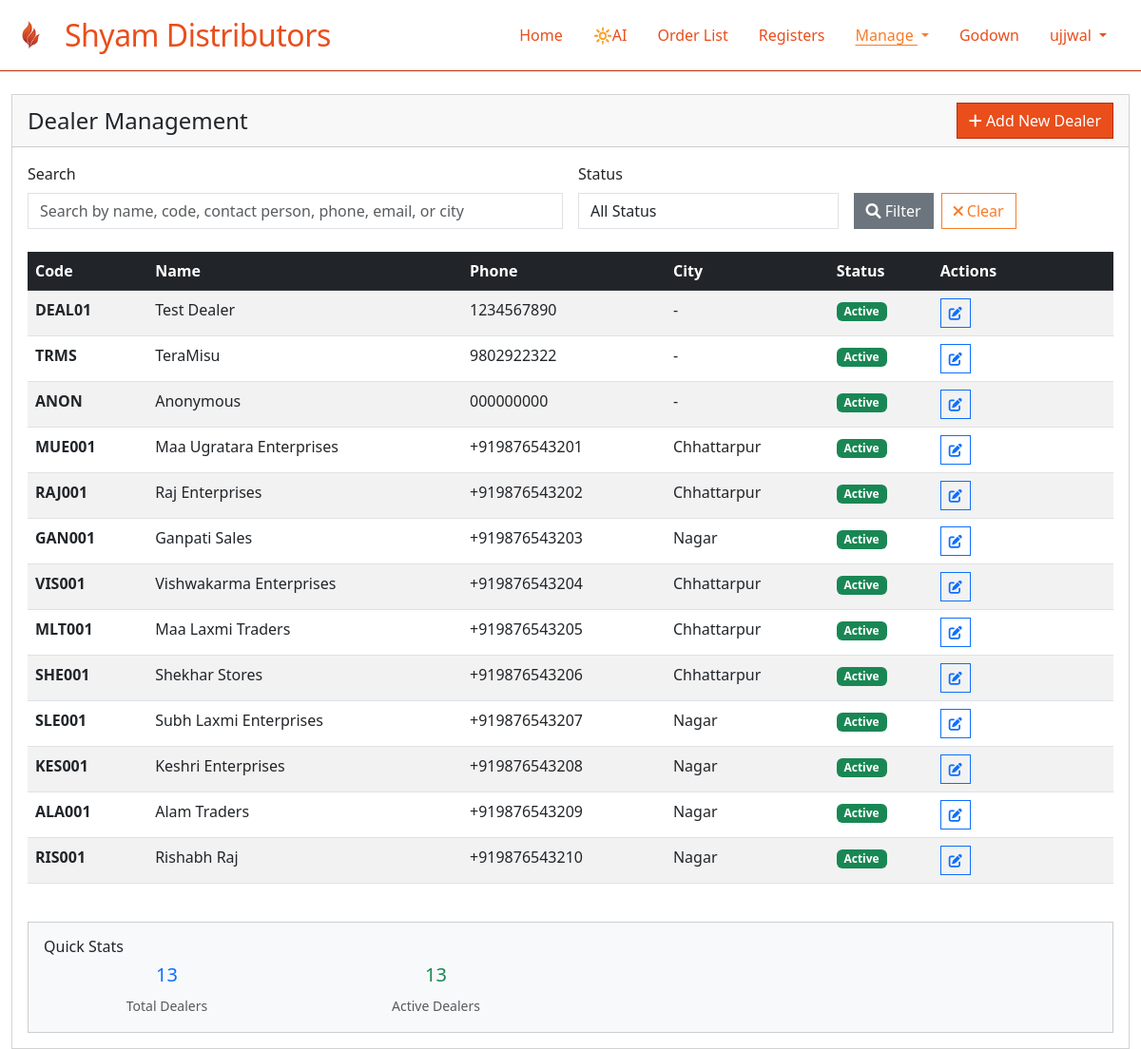
The app's page /orders/dealers/ (signed in) with its own data.
### sylvia/models.py (models this page shows, shortened)
class TenantBaseModel(models.Model):
    organization = models.ForeignKey(
        Organization,
        on_delete=models.PROTECT,
        help_text="Organization this record belongs to"
    )
    created_at = models.DateTimeField(auto_now_add=True)
    updated_at = models.DateTimeField(auto_now=True)
    created_by = models.ForeignKey(
        User,
        on_delete=models.SET_NULL,
        null=True,
        blank=True,
        related_name='created_%(class)s_set'  # Avoid reverse accessor clashes
    )
    objects = TenantManager()
    all_objects = models.Manager()
    class Meta:
        abstract = True
        indexes = [
            models.Index(fields=['organization', '-created_at']),
        ]

class Dealer(TenantBaseModel):
    name = models.CharField(max_length=200)
    code = models.CharField(max_length=20)  # unique=True removed - will be org-scoped
    contact_person = models.CharField(max_length=100, blank=True)
    phone = models.CharField(max_length=15, validators=[
        RegexValidator(regex=r'^\+?1?\d{9,15}$', message="Enter a valid phone number.")
    ])
    whatsapp_number = models.CharField(max_length=15, blank=True, validators=[
        RegexValidator(regex=r'^\+?1?\d{9,15}$', message="Enter a valid WhatsApp number.")
    ])
    email = models.EmailField(blank=True)
    address = models.TextField(blank=True)
    city = models.CharField(max_length=50, blank=True)
    state = models.CharField(max_length=50, blank=True)
    pincode = models.CharField(max_length=6, blank=True)
    gstin = models.CharField(max_length=15, blank=True, unique=True, null=True)
    is_active = models.BooleanField(default=True)
    credit_limit = models.DecimalField(max_digits=10, decimal_places=2, default=0)
    credit_days = models.IntegerField(default=0)
    class Meta:
        ordering = ['name']
        unique_together = [
            ('organization', 'code'),
        ]
        indexes = [
            models.Index(fields=['organization', 'is_active']),  # Filter active dealers by org
            models.Index(fields=['organization', 'name']),  # Search/lookup by name
            models.Index(fields=['gstin']),  # GSTIN lookups (already unique but helps with queries)
        ]

### orders/views.py (the view, shortened to what this page needs)
# urls.py: path('dealers/', dealer_list, name='dealer_list'),
@login_required
def dealer_list(request):
    dealers = Dealer.objects.all().order_by('-created_at')
    search_query = request.GET.get('search', '')
    status_filter = request.GET.get('status', '')
    if status_filter == 'active':
        dealers = dealers.filter(is_active=True)
    elif status_filter == 'inactive':
        dealers = dealers.filter(is_active=False)
    total_dealers = dealers.count()
    active_dealers = dealers.filter(is_active=True).count()
    total_credit_limit = sum(dealer.credit_limit for dealer in dealers)
    avg_credit_limit = total_credit_limit / total_dealers if total_dealers > 0 else 0
    paginator = Paginator(dealers, 15)  # Show 15 dealers per page
    page_number = request.GET.get('page')
    page_obj = paginator.get_page(page_number)
    context = {
        'dealers': page_obj,
        'page_obj': page_obj,
        'is_paginated': page_obj.has_other_pages(),
        'search_query': search_query,
        'status_filter': status_filter,
        'stats': {
            'total_dealers': total_dealers,
            'active_dealers': active_dealers,
            'total_credit_limit': total_credit_limit,
            'avg_credit_limit': avg_credit_limit,
        }
    }
    return render(request, 'dealers/dealer_list.html', context)

### sylvia/context_processors.py (called while the page is built)
def organization_context(request):
    context = {}
    if request.user.is_authenticated:
        if hasattr(request.user, 'profile') and request.user.profile:
            context['user_organization'] = request.user.profile.organization
        else:
            context['user_organization'] = None
    return context

### sylvia/managers.py (called while the page is built)
    def get_queryset(self):
        queryset = super().get_queryset()
        organization = get_current_organization()
        if organization is not None:
            return queryset.filter(organization=organization)
        return queryset

### orders/templates/dealers/dealer_list.html (shortened to what this page needs)
{% extends 'base.html' %}
{% block content %}
<div class="container-fluid mt-4">
    <div class="row">
        <div class="col-12">
            <div class="card">
                <div class="card-header d-flex justify-content-between align-items-center">
                    <h4 class="mb-0">Dealer Management</h4>
                    <a href="{% url 'add_dealer' %}" class="btn btn-primary">
                        <i class="fas fa-plus"></i> Add New Dealer
                    </a>
                </div>
                <div class="card-body">
                    <form method="get" class="row g-3 mb-4">
                        <div class="col-md-6">
                            <label for="search" class="form-label">Search</label>
                            <input type="text" class="form-control" id="search" name="search"
                                   value="{{ search_query }}" placeholder="Search by name, code, contact person, phone, email, or city">
                        </div>
                        <div class="col-md-3">
                            <label for="status" class="form-label">Status</label>
                            <select class="form-control" id="status" name="status">
                                <option value="">All Status</option>
                            </select>
                        </div>
                        <div class="col-md-3 d-flex align-items-end">
                            <button type="submit" class="btn btn-secondary me-2">
                                <i class="fas fa-search"></i> Filter
                            </button>
                            <a href="{% url 'dealer_list' %}" class="btn btn-outline-secondary">
                                <i class="fas fa-times"></i> Clear
                            </a>
                        </div>
                    </form>
                    <div class="table-responsive">
                        <table class="table table-striped table-hover">
                            <thead class="table-dark">
                                <tr>
                                    <th>Code</th>
                                    <th>Name</th>
                                    <th>Phone</th>
                                    <th>City</th>
                                    <th>Status</th>
                                    <th>Actions</th>
                                </tr>
                            </thead>
                            <tbody>
                                {% for dealer in dealers %}
                                <tr>
                                    <td>
                                        <strong>{{ dealer.code }}</strong>
                                    </td>
                                    <td>{{ dealer.name }}</td>
                                    <td>{{ dealer.phone|default:"-" }}</td>
                                    <td>{{ dealer.city|default:"-" }}</td>
                                    <td>
                                        {% if dealer.is_active %}
                                            <span class="badge bg-success">Active</span>
                                        {% else %}
                                            <span class="badge bg-danger">Inactive</span>
                                        {% endif %}
                                    </td>
                                    <td>
                                        <div class="btn-group" role="group">
                                            <a href="{% url 'edit_dealer' dealer.id %}" class="btn btn-sm btn-outline-primary" title="Edit">
                                                <i class="fas fa-edit"></i>
                                            </a>
                                        </div>
                                    </td>
                                </tr>
                                {% endfor %}
                            </tbody>
                        </table>
                    </div>
                    {% if stats.total_dealers > 0 %}
                    <div class="row mt-4">
                        <div class="col-md-12">
                            <div class="card bg-light">
                                <div class="card-body">
                                    <h6 class="card-title">Quick Stats</h6>
                                    <div class="row">
                                        <div class="col-md-3">
                                            <div class="text-center">
                                                <h5 class="text-primary">{{ stats.total_dealers }}</h5>
                                                <small class="text-muted">Total Dealers</small>
                                            </div>
                                        </div>
                                        <div class="col-md-3">
                                            <div class="text-center">
                                                <h5 class="text-success">{{ stats.active_dealers }}</h5>
                                                <small class="text-muted">Active Dealers</small>
                                            </div>
                                        </div>
                                    </div>
                                </div>
                            </div>
                        </div>
                    </div>
                    {% endif %}
                </div>
            </div>
        </div>
    </div>
</div>
{% endblock %}

### orders/templates/base.html (shortened to what this page needs)
{% load static %}
<!DOCTYPE html>
<html lang="en">
<head>
    <link href="https://cdn.jsdelivr.net/npm/bootstrap@5.3.0/dist/css/bootstrap.min.css" rel="stylesheet">
    <link rel="stylesheet" href="https://cdnjs.cloudflare.com/ajax/libs/font-awesome/6.0.0/css/all.min.css">
    <link rel="stylesheet" href="{% static 'orders/theme.css' %}?v=2.1">
</head>
<body>
    <nav class="navbar navbar-expand-lg">
      <div class="container-fluid">
        <a class="navbar-brand d-flex align-items-center" href="/">
          <img src="{% static 'orders/logo.png' %}" alt="Logo" class="navbar-logo">
          Shyam Distributors
        </a>
        <div class="collapse navbar-collapse" id="navbarNav">
          <ul class="navbar-nav ms-auto">
            <li class="nav-item"><a class="nav-link {% if request.path == '/' %}active{% endif %}" href="/">Home</a></li>
            <li class="nav-item"><a class="nav-link {% if '/orders/dispatch-table/' in request.path %}active{% endif %}" href="/orders/dispatch-table/">🔆AI</a></li>
            <li class="nav-item"><a class="nav-link {% if request.path == '/orders/orders/' %}active{% endif %}" href="/orders/orders/">Order List</a></li>
            <li class="nav-item"><a class="nav-link {% if request.path == '/orders/analytics/' %}active{% endif %}" href="/orders/analytics/">Registers</a></li>
            <li class="nav-item dropdown">
              <a class="nav-link dropdown-toggle {% if request.path == '/orders/order-workflow/' or '/orders/vehicles/' in request.path or '/orders/dealers/' in request.path %}active{% endif %}" href="#" role="button" data-bs-toggle="dropdown" aria-expanded="false">
                Manage
              </a>
            </li>
            <li class="nav-item"><a class="nav-link {% if '/godown/' in request.path %}active{% endif %}" href="/godown/">Godown</a></li>
            {% if user.is_authenticated %}
              <li class="nav-item dropdown">
                <a class="nav-link dropdown-toggle" href="#" role="button" data-bs-toggle="dropdown" aria-expanded="false">
                  {{ user.get_full_name|default:user.username }}
                </a>
              </li>
            {% else %}
              <li class="nav-item"><a class="nav-link {% if request.path == '/login/' %}active{% endif %}" href="/login/">Login</a></li>
            {% endif %}
          </ul>
        </div>
      </div>
    </nav>
    {% block content %}{% endblock %}
</body>
</html>

### orders/static/orders/theme.css (style rules this page uses)
:root { --primary: #e94e1b; --secondary: #f77c2b; --accent: #b92d0b; --background: #fff; --text: #2d2d2d; }
body { background: var(--background); color: var(--text); }
.navbar { background: #fff; color: var(--primary); border-radius: 0 !important; box-shadow: none; border-bottom: 1px solid var(--accent); }
.navbar .navbar-brand { color: var(--primary); font-size: 2rem; letter-spacing: -0.5px; }
.navbar .nav-link { color: var(--primary) !important; font-weight: 500; margin-right: 1rem; border-radius: 0 !important; }
.navbar .nav-link.active, .navbar .nav-link[aria-current="page"] { color: var(--secondary) !important; text-decoration: underline !important; text-underline-offset: 4px; }
.card, .table, .form-control, .btn, .form-select { border-radius: 0 !important; }
.table thead { background: var(--secondary); color: #fff; }
.btn-primary { background: var(--primary); border-color: var(--accent); color: #fff; }
.card, .form-control, .btn, .form-select { box-shadow: none !important; }
.navbar-logo { height: 40px; width: 40px; margin-right: 1rem; }
.btn-outline-secondary { border-color: var(--secondary); color: var(--secondary); }
.table td:last-child { position: relative; min-width: 120px; }

### records on screen
Dealer: code "DEAL01", name "Test Dealer", phone "1234567890", city "-", is_active "Active"
Dealer: code "TRMS", name "TeraMisu", phone "9802922322", city "-", is_active "Active"
Dealer: code "ANON", name "Anonymous", phone "000000000", city "-", is_active "Active"
Dealer: code "MUE001", name "Maa Ugratara Enterprises", phone "+919876543201", city "Chhattarpur", is_active "Active"
Dealer: code "RAJ001", name "Raj Enterprises", phone "+919876543202", city "Chhattarpur", is_active "Active"
Dealer: code "GAN001", name "Ganpati Sales", phone "+919876543203", city "Nagar", is_active "Active"
Dealer: code "VIS001", name "Vishwakarma Enterprises", phone "+919876543204", city "Chhattarpur", is_active "Active"
Dealer: code "MLT001", name "Maa Laxmi Traders", phone "+919876543205", city "Chhattarpur", is_active "Active"
Dealer: code "SHE001", name "Shekhar Stores", phone "+919876543206", city "Chhattarpur", is_active "Active"
Dealer: code "SLE001", name "Subh Laxmi Enterprises", phone "+919876543207", city "Nagar", is_active "Active"
Dealer: code "KES001", name "Keshri Enterprises", phone "+919876543208", city "Nagar", is_active "Active"
Dealer: code "ALA001", name "Alam Traders", phone "+919876543209", city "Nagar", is_active "Active"
Dealer: code "RIS001", name "Rishabh Raj", phone "+919876543210", city "Nagar", is_active "Active"

### other values on screen
{{ user.get_full_name|default:user.username }} "ujjwal"
{{ stats.total_dealers }} "13"
{{ stats.active_dealers }} "13"
